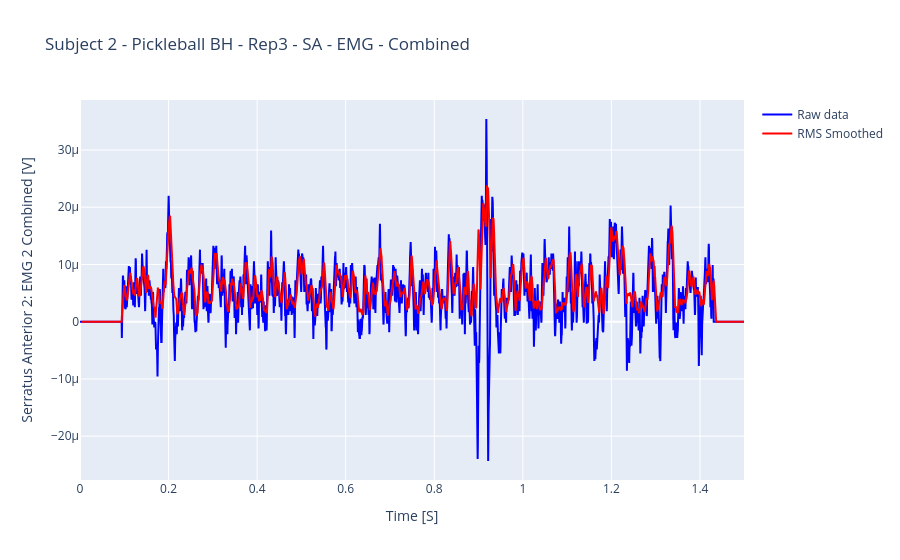

Notebook code cell kept with this figure:
### Markdown cell above
#### Apply the Same RMS Smoothing

### Code cell
# Using the previously defined smoothing function and window size
rms_smoothing(df_pkbh, "Serratus Anterior 2: EMG 2 [V]", "smoothed_sa", window_size)

pkbh_sa_emg_fig = go.Figure()

pkbh_sa_emg_fig.add_trace(
  go.Scatter(
        x=df_pkbh["X [s]"], 
        y=df_pkbh["Serratus Anterior 2: EMG 2 [V]"], 
        name='Raw data', 
        line=dict(color='blue')
  )
)
pkbh_sa_emg_fig.add_trace(
    go.Scatter(
        x=df_pkbh["X [s]"], 
        y=df_pkbh["smoothed_sa"], 
        name='RMS Smoothed', 
        line=dict(color='red')
    )
)
pkbh_sa_emg_fig.update_layout(
    title=dict(
        text='Subject 2 - Pickleball BH - Rep3 - SA - EMG - Combined'
    ),
    xaxis=dict(
        title=dict(
            text='Time [S]'
        )
    ),
    yaxis=dict(
        title=dict(
            text='Serratus Anterior 2: EMG 2 Combined [V]'
        )
    ),
)
pkbh_sa_emg_fig.show()

### Figure 1 — Plotly figure (JSON) as saved in the notebook; plotly's stock layout.template omitted (floating-point values rounded to 4 significant figures; data arrays with more than 128 entries replaced by an {"elided": "..."} marker saying what was removed)
{"data": [{"line": {"color": "blue"}, "name": "Raw data", "type": "scatter", "x": {"elided": "3222 float values"}, "y": {"elided": "3222 float values"}}, {"line": {"color": "red"}, "name": "RMS Smoothed", "type": "scatter", "x": {"elided": "3222 float values"}, "y": {"elided": "3222 float values"}}], "layout": {"title": {"text": "Subject 2 - Pickleball BH - Rep3 - SA - EMG - Combined"}, "xaxis": {"title": {"text": "Time [S]"}}, "yaxis": {"title": {"text": "Serratus Anterior 2: EMG 2 Combined [V]"}}}}
